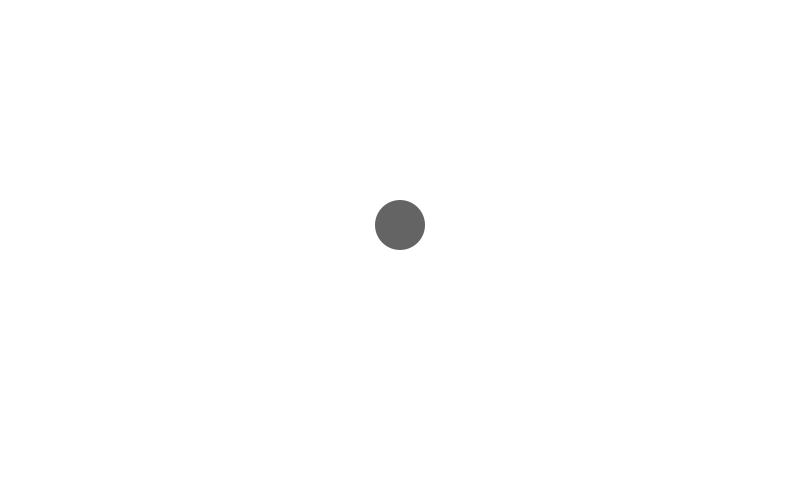
Frame 1 (no input)
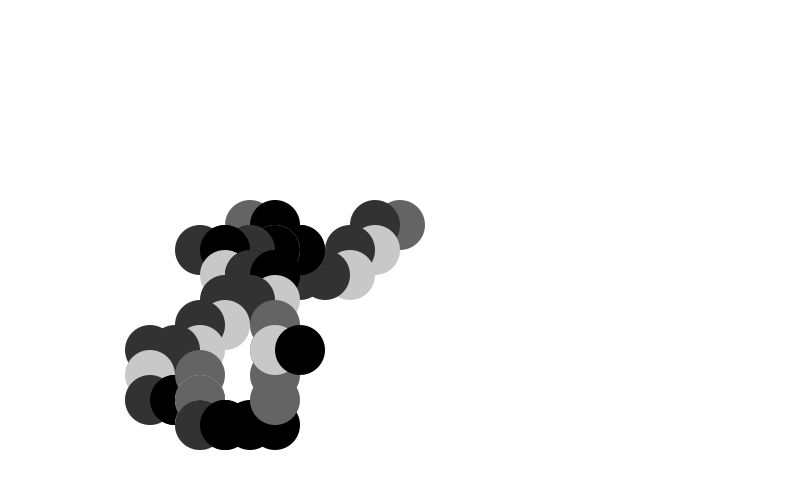
Frame 60 (the mouse pressed at the canvas centre just before this capture)
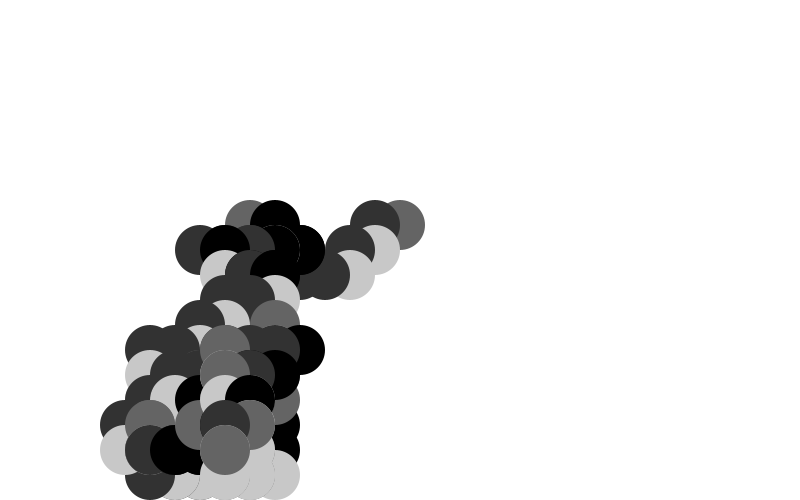
Frame 120 (the mouse held since frame 60 and released just before this capture)

The Processing sketch that drew these frames (run headless with seeded random() and noise(); from frame 60 on, the mouse is pressed at the canvas centre):

// Processing sketch: sketch_02_probality_walker
// ── sketch_02_probality_walker.pde
Walker w ;

  void setup(){
    size(800,500);
    w = new Walker();
    
    background(255);
  }
  
  void draw(){
    noStroke();
    w.step();
     w.render();
  }
  
// ── Walker.pde
class Walker {
  int x, y ;
  int s = 25 ; // universal Size 
  
  Walker(){
     x = width/2;
     y = height/2;
  }
  void step(){
    float c = random(1);
    
    if (c < 0.2){
      fill(0);
      x +=s ;
    }else if(c <0.5){
      fill(50);
      x-=s ; 
    }else if(c <0.7){
      fill(100);
      y-= s ; 
    }else {
      fill(200);
      y+= s ; 
    }
    
    x = constrain(x , s , width-s);
    y = constrain(y , s , height-s);
  }
  
  void render(){
    ellipse(x,y,s*2,s*2); // draw ellipse 
  }
 }
